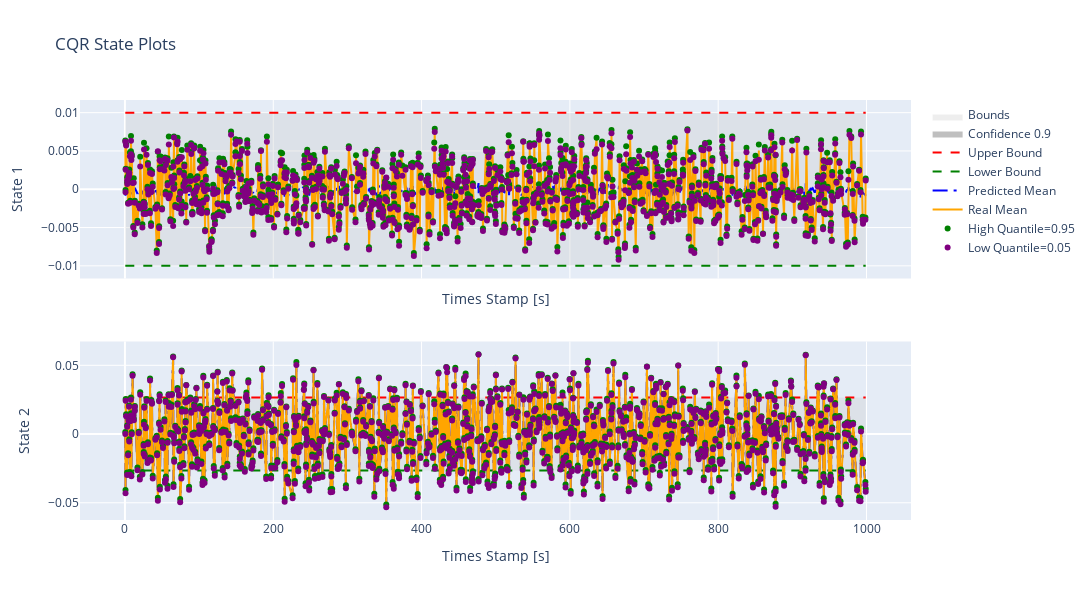

The code cell stored with this chart in its notebook:
### Markdown cell above
This plot is made against test data which till now is untouched.

### Code cell
dm.plot_cqr_error_plotly()

### Figure 1 — Plotly figure (JSON) as saved in the notebook; plotly's stock layout.template omitted (floating-point values rounded to 4 significant figures; data arrays with more than 128 entries replaced by an {"elided": "..."} marker saying what was removed)
{"data": [{"fill": "toself", "fillcolor": "rgba(200, 200, 200, 0.3)", "line": {"color": "rgba(255,255,255,0)"}, "name": "Bounds", "showlegend": true, "type": "scatter", "x": [0.5, 998.9, 998.9, 0.5], "xaxis": "x", "y": [-0.01, -0.01, 0.01, 0.01], "yaxis": "y"}, {"fill": "toself", "fillcolor": "rgba(128, 128, 128, 0.5)", "line": {"color": "rgba(255,255,255,0)"}, "name": "Confidence 0.9", "showlegend": true, "type": "scatter", "x": {"elided": "2000 float values"}, "xaxis": "x", "y": {"elided": "2000 float values"}, "yaxis": "y"}, {"line": {"color": "red", "dash": "dash"}, "mode": "lines", "name": "Upper Bound", "showlegend": true, "type": "scatter", "x": {"elided": "1000 float values"}, "xaxis": "x", "y": {"elided": "1000 float values"}, "yaxis": "y"}, {"line": {"color": "green", "dash": "dash"}, "mode": "lines", "name": "Lower Bound", "showlegend": true, "type": "scatter", "x": {"elided": "1000 float values"}, "xaxis": "x", "y": {"elided": "1000 float values"}, "yaxis": "y"}, {"line": {"color": "blue", "dash": "longdashdot"}, "mode": "lines", "name": "Predicted Mean", "showlegend": true, "type": "scatter", "x": {"elided": "1000 float values"}, "xaxis": "x", "y": {"elided": "1000 float values"}, "yaxis": "y"}, {"line": {"color": "orange"}, "mode": "lines", "name": "Real Mean", "showlegend": true, "type": "scatter", "x": {"elided": "1000 float values"}, "xaxis": "x", "y": {"elided": "1000 float values"}, "yaxis": "y"}, {"marker": {"color": "green", "size": 6}, "mode": "markers", "name": "High Quantile=0.95", "showlegend": true, "type": "scatter", "x": {"elided": "1000 float values"}, "xaxis": "x", "y": {"elided": "1000 float values"}, "yaxis": "y"}, {"marker": {"color": "purple", "size": 6}, "mode": "markers", "name": "Low Quantile=0.05", "showlegend": true, "type": "scatter", "x": {"elided": "1000 float values"}, "xaxis": "x", "y": {"elided": "1000 float values"}, "yaxis": "y"}, {"fill": "toself", "fillcolor": "rgba(200, 200, 200, 0.3)", "line": {"color": "rgba(255,255,255,0)"}, "name": "Bounds", "showlegend": false, "type": "scatter", "x": [0.5, 998.9, 998.9, 0.5], "xaxis": "x2", "y": [-0.0265, -0.0265, 0.0265, 0.0265], "yaxis": "y2"}, {"fill": "toself", "fillcolor": "rgba(128, 128, 128, 0.5)", "line": {"color": "rgba(255,255,255,0)"}, "name": "Confidence 0.9", "showlegend": false, "type": "scatter", "x": {"elided": "2000 float values"}, "xaxis": "x2", "y": {"elided": "2000 float values"}, "yaxis": "y2"}, {"line": {"color": "red", "dash": "dash"}, "mode": "lines", "name": "Upper Bound", "showlegend": false, "type": "scatter", "x": {"elided": "1000 float values"}, "xaxis": "x2", "y": {"elided": "1000 float values"}, "yaxis": "y2"}, {"line": {"color": "green", "dash": "dash"}, "mode": "lines", "name": "Lower Bound", "showlegend": false, "type": "scatter", "x": {"elided": "1000 float values"}, "xaxis": "x2", "y": {"elided": "1000 float values"}, "yaxis": "y2"}, {"line": {"color": "blue", "dash": "longdashdot"}, "mode": "lines", "name": "Predicted Mean", "showlegend": false, "type": "scatter", "x": {"elided": "1000 float values"}, "xaxis": "x2", "y": {"elided": "1000 float values"}, "yaxis": "y2"}, {"line": {"color": "orange"}, "mode": "lines", "name": "Real Mean", "showlegend": false, "type": "scatter", "x": {"elided": "1000 float values"}, "xaxis": "x2", "y": {"elided": "1000 float values"}, "yaxis": "y2"}, {"marker": {"color": "green", "size": 6}, "mode": "markers", "name": "High Quantile=0.95", "showlegend": false, "type": "scatter", "x": {"elided": "1000 float values"}, "xaxis": "x2", "y": {"elided": "1000 float values"}, "yaxis": "y2"}, {"marker": {"color": "purple", "size": 6}, "mode": "markers", "name": "Low Quantile=0.05", "showlegend": false, "type": "scatter", "x": {"elided": "1000 float values"}, "xaxis": "x2", "y": {"elided": "1000 float values"}, "yaxis": "y2"}], "layout": {"height": 600, "showlegend": true, "title": {"text": "CQR State Plots"}, "width": 1800, "xaxis": {"anchor": "y", "domain": [0, 1], "matches": "x2", "showticklabels": false, "title": {"text": "Times Stamp [s]"}}, "xaxis2": {"anchor": "y2", "domain": [0, 1], "title": {"text": "Times Stamp [s]"}}, "yaxis": {"anchor": "x", "domain": [0.575, 1], "title": {"text": " State 1"}}, "yaxis2": {"anchor": "x2", "domain": [0, 0.425], "title": {"text": " State 2"}}}}
